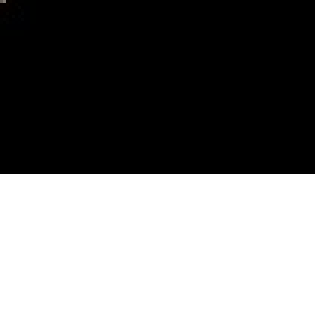
#> input picture tester/mix.jpg, 105 x 105 px (shown 3 times larger)
$ jupyter execute --allow-errors 'cobacoba 13 nov.ipynb'
#> lines starting #> are read from the running program, lines starting #| are printed output that depends on the picture
[cell 1]
import cv2
import numpy as np
import pandas as pd
import os

img = cv2.imread("mix.jpg")
#> img is the input picture: shape (105, 105, 3); mean B, G, R 114.2, 114.2, 114.2
#img = cv2.resize(img, (250,250))

def getRGB(image, x, y):
    value = image.get(x, y)
    return tuple(map(int, value.split(" ")))

[cell 2]
from PIL import Image

#> (the rest of this cell did not finish here and is left out)

#> (a cell that did not finish here is left out)

[cell 4]
from PIL import Image

# Buka gambar menggunakan PIL
photo = Image.open('mix.jpg') # gantilah 'mix.jpg' dengan nama file gambar Anda
photo = photo.convert('RGB')

# Ambil lebar (width) dan tinggi (height) gambar
lebar = photo.size[0]
#> lebar = 105
tinggi = photo.size[1]
#> tinggi = 105

# Iterasi setiap baris (y) dan kolom (x) gambar
for y in range(0, tinggi):
    baris = ""
    for x in range(0, lebar):

        # Dapatkan nilai RGB dari piksel pada koordinat (x, y)
        RGB = photo.getpixel((x, y))
        R, G, B = RGB  # Gunakan nilai RGB tersebut

        # Tampilkan nilai R (Merah) ke konsol
        print(G)

import matplotlib.pyplot as plt
# Membuat histogram
plt.hist(R, bins=5, color='blue', edgecolor='black')
plt.xlim(1, 255)

# Menampilkan histogram
plt.show()
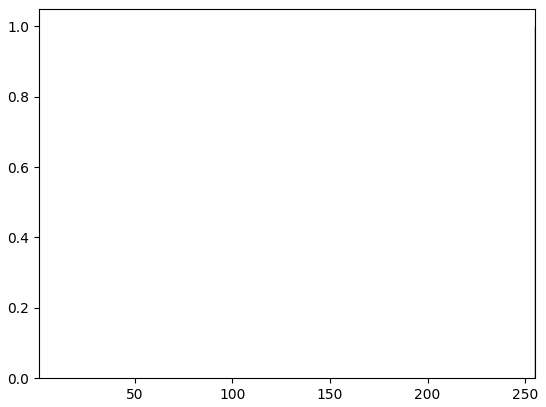
#> figure drawn by matplotlib, 1 panel; tallest bar 1 high, from x = 254.9 to 255.1

[cell 5]
import matplotlib.pyplot as plt
import numpy as np

# Data contoh
x = np.arange(1, 256)
y = np.sqrt(x)  # Contoh fungsi, sesuaikan dengan data Anda

# Plot data
plt.plot(x, y, label='Data')

# Menentukan skala sumbu X dan Y
plt.xscale('log')  # Skala logaritmik untuk sumbu X
plt.yscale('log')  # Skala logaritmik untuk sumbu Y

# Menambahkan judul dan label sumbu
plt.title('Contoh Plot dengan Skala Logaritmik (0-255)')
plt.xlabel('Sumbu X')
plt.ylabel('Sumbu Y')

# Menampilkan legenda
plt.legend()

# Menampilkan plot
plt.show()
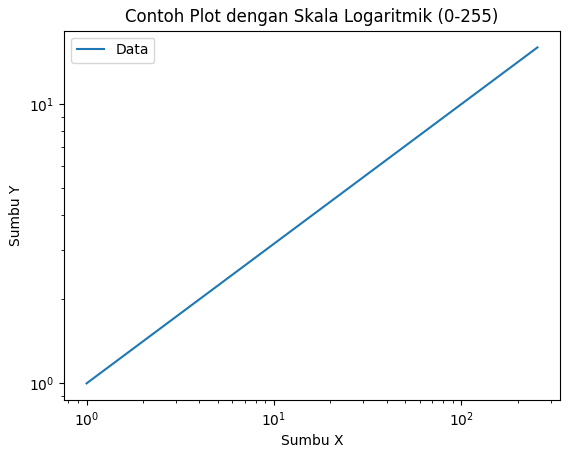
#> figure drawn by matplotlib, 1 panel; curve peaks at x = 255, y = 15.97
